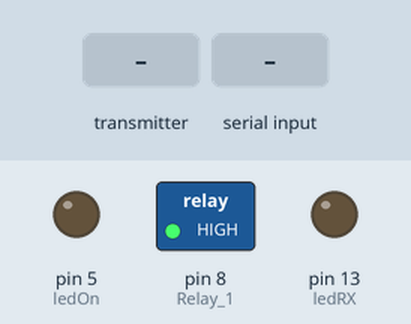
A sketch run on a simulated Arduino Uno, built with avr-gcc and run on an emulated ATmega328P. On the bench: switched loads named in the sketch (green lamp = pin HIGH), output pins drawn as LEDs (lit = HIGH). Dashed ring = blinking. The test bench sets the inputs (shaded band). No radio packets arrive unless stated; what the sketch prints to the serial monitor is not drawn.

Above: at 2.2 s.
2.3 s: the transmitter starts sending nodeID = 0
At 2.46 s:
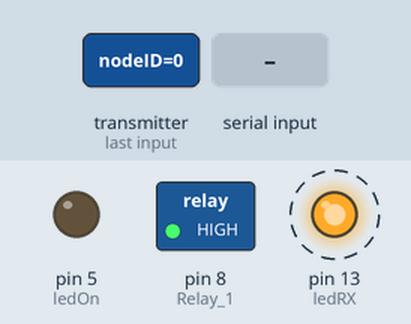
5.3 s: "T" received over Serial
At 5.51 s:
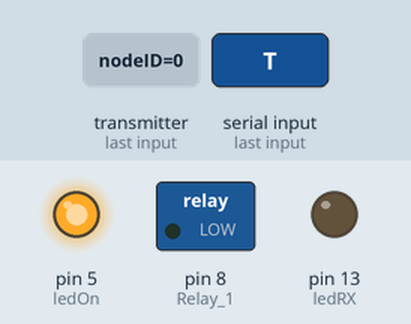
8.3 s: "F" received over Serial
At 8.53 s:
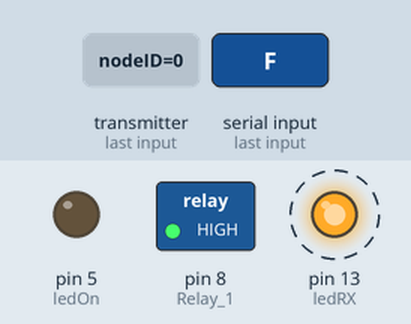
11.3 s: "O" received over Serial
At 11.66 s:
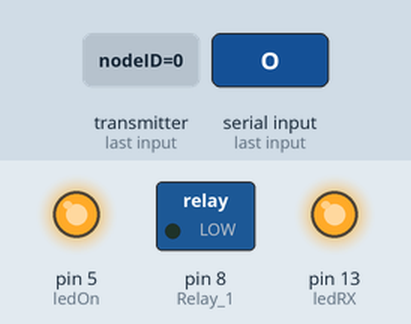
Timing chart, 0 to 15.3 s (numbered marks = the images above; inputs shaded):
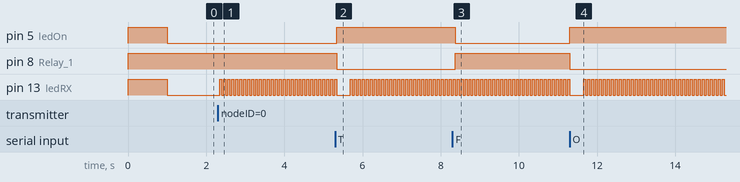

The sketch:

PIRSensorReceiver.ino
```cpp
// (licence header left out)
#include <SPI.h>
#include "nRF24L01.h"
#include "RF24.h"
#include "printf.h"

/*-----( Declare Constants )-----*/
#define RELAY_ON 0
#define RELAY_OFF 1

#define Relay_1  8  // Digital I/O pin number
#define Relay_2  7  // Digital I/O pin number

//struct for wireless data transmission
typedef struct {
  int nodeID;             //node ID (1xx, 2xx, 3xx); 1xx = hall, 2xx = main floor, 3xx = outside
  int deviceID;           //sensor ID (2, 3, 4, 5)
  unsigned long var1_usl; //uptime in msecs
  float var2_float;       //could contain sensor data
  float var3_float;       //could contain more sensor data
} Payload;
Payload sensorData;

//
// Hardware configuration
//
// Set up nRF24L01 radio on SPI bus plus pins 9 & 10
RF24 radio(9,10);

int ledRX = 13; // Arduino Digital I/O pin number
int ledTX = 13;
int ledOn = 5;

//
// Topology
//

// Radio pipe addresses
const uint64_t pipes[2] = { 0xE7E7E7E700LL, 0xE7E7E7E700LL };

char dataToSend = 'A';
bool bRelayOn = false;

void relayOn()
{
    digitalWrite(ledOn, HIGH);
    if(!bRelayOn) {
      digitalWrite(Relay_1, RELAY_ON);
      delay(300);
    }
    bRelayOn = true;
}

void relayOff()
{
    digitalWrite(Relay_1, RELAY_OFF);
    digitalWrite(ledOn, LOW);
    bRelayOn = false;
}

void relayToggle()
{
    if(bRelayOn){
        relayOff();
    } else {
        relayOn();
    }
}


void setReceivingRole()
{
    uint64_t txPipe = pipes[1];
    uint64_t rxPipe = pipes[0];

    printf("\r\n*** Receiving mode ***\r\n");

    radio.openWritingPipe(txPipe);
    radio.openReadingPipe(1, rxPipe);

    printf("Listening on %#1x%lx\r\n", ((char*)&rxPipe)[4] & 0x000ff, rxPipe);
    printf("Writing to  %#1x%lx\r\n", ((char*)&txPipe)[4] & 0x000ff, txPipe);
    printf("\r\n");
}

void setup(void)
{
  relayOff(); //keep the relay turned off when initializing

  pinMode(ledRX, OUTPUT);
  pinMode(ledTX, OUTPUT);
  pinMode(ledOn, OUTPUT);
  pinMode(Relay_1, OUTPUT);

  digitalWrite(ledRX, HIGH);
  digitalWrite(ledTX, HIGH);
  digitalWrite(ledOn, HIGH);
  delay(1000);               // wait for a second
  digitalWrite(ledRX, LOW);
  digitalWrite(ledTX, LOW);
  digitalWrite(ledOn, LOW);

  //
  // Print preamble
  //
  Serial.begin(57600);
  printf_begin();
  printf("\r\n Sensor Wireless Receiver v0.4\n\r");

  //
  // Setup and configure rf radio
  //
  radio.begin();

  // set output level
  radio.setPALevel(RF24_PA_LOW);

  // optionally, increase the delay between retries & # of retries
  radio.setRetries(15,5);
  radio.setAutoAck(true);

  // set CRC to 8 bit
  radio.setCRCLength(RF24_CRC_8);

  radio.setDataRate(RF24_250KBPS);
  radio.setChannel(15);

  // reduce the payload size.  seems to
  // improve reliability
  //radio.setPayloadSize(1);
  radio.setPayloadSize(sizeof(sensorData));

  //
  // Open pipes to other nodes for communication
  //
  setReceivingRole();

  //
  // Start listening
  //
  radio.startListening();

  //
  // Dump the configuration of the rf unit for debugging
  //
  radio.printDetails();

  printf("Receiver initialization completed.\r\n");

}


///////////////////////////////////////////////////////////////////////////////////////
//
///////////////////////////////////////////////////////////////////////////////////////
void loop(void)
{
  delay(50);

  // if there is data ready
  if ( radio.available() )
  {
    // Dump the payloads until we've gotten everything
    char data = 0;
    bool done = false;
    bool reply = false;
    while (!done)
    {
      // Fetch the payload, and see if this was the last one.
      //done = radio.read( &data, sizeof(data) );
      done = radio.read( &sensorData, sizeof(sensorData) );
      // Spew it
#ifdef ENABLE_SERIAL
      printf("\r\nReceived Sensor data from nodeID '%u'.", sensorData.nodeID);
      printf("\r\nReceived Sensor data from deviceID '%u'.", sensorData.deviceID);
      printf("\r\nReceived Sensor data timestamp '%lu'.", sensorData.var1_usl);
      //printf("\r\nReceived data var2_float '%f' ...", data.var2_float);
      //printf("\r\nReceived data var3_float '%f' ...", data.var3_float);
#endif //#ifdef ENABLE_SERIAL

      /*
      printf("\r\nReceived data '%c' ...", data);

      if(data == 'o') { // turn relay ON
        printf("Switch ON the relay.");
        relayOn();
        delay(1000);
        printf("Switch OFF the relay.");
        relayOff();
        //relayToggle();

      } else if(data == 'f') { // turn relay OFF
        relayOff();

      } else if((data == 't') ||(data == 'T')) { // toggle relay
        relayToggle();
        reply = (data == 't');

      } else if(data == 's') { // report status
        data = bRelayOn ? 'o' : 'f';
      }
      */
    }

    // First, stop listening so we can talk
    radio.stopListening();
    digitalWrite(ledRX, HIGH);   // turn the LED on (HIGH is the voltage level)
      // Delay just a little bit to let the other unit
      // make the transition to receiver
    delay(50);
    digitalWrite(ledRX, LOW);

    // Now, resume listening so we catch the next packets.
    radio.startListening();
  }

  //
  // Serial interface
  //
  if ( Serial.available() )
  {
    char c = toupper(Serial.read());
    if ( c == 'D' ) {
        // print details
        radio.printDetails();

    } else if ( c == 'T' ) {
        relayToggle();

    } else if ( c == 'O' ) {
        relayOn();

    } else if ( c == 'F' ) {
        relayOff();
    }
  }
}
```

printf.h
```cpp
// (licence header left out)
/**
 * @file printf.h
 *
 * Setup necessary to direct stdout to the Arduino Serial library, which
 * enables 'printf'
 */

#ifndef __PRINTF_H__
#define __PRINTF_H__

#ifdef ARDUINO

int serial_putc( char c, FILE * )
{
  Serial.write( c );

  return c;
}

void printf_begin(void)
{
  fdevopen( &serial_putc, 0 );
}

#else
#error This example is only for use on Arduino.
#endif // ARDUINO

#endif // __PRINTF_H__
```

Measured:
- after the input at 2.3 s, pin 13 (ledRX): alternates HIGH for 0.05 s and LOW for 0.05 s, starting after 0.05 s
- after the input at 5.3 s, pin 5 (ledOn): LOW → HIGH at once; pin 8 (Relay_1): HIGH → LOW at once
- after the input at 8.3 s, pin 5 (ledOn): HIGH → LOW after 0.07 s; pin 8 (Relay_1): LOW → HIGH after 0.07 s
- after the input at 11.3 s, pin 5 (ledOn): LOW → HIGH at once; pin 8 (Relay_1): HIGH → LOW at once
